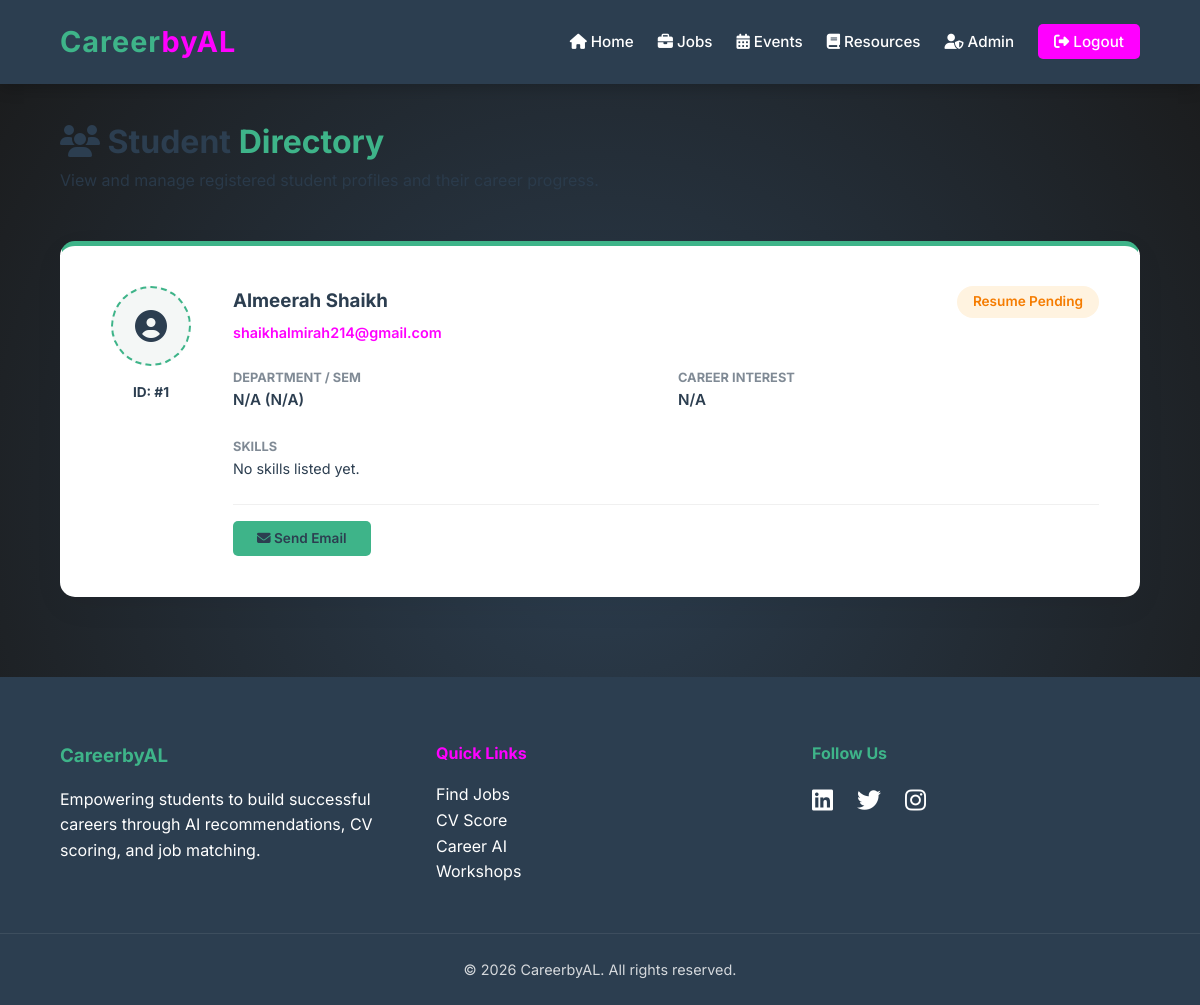
The page /manage_users (signed in) on the database its author committed.
### tables this page shows
CREATE TABLE users (
            id INTEGER PRIMARY KEY AUTOINCREMENT,
            name TEXT NOT NULL,
            email TEXT UNIQUE NOT NULL,
            password TEXT NOT NULL,
            department TEXT,
            semester TEXT,
            skills TEXT,
            career_interest TEXT,
            resume TEXT,
            profile_image TEXT
        );

### app.py (the view)
@app.route("/manage_users")
def manage_users():
    if not session.get("admin"): return redirect(url_for("admin_login"))
    conn = get_db_connection()
    users = conn.execute("SELECT * FROM users").fetchall()
    conn.close()
    return render_template("manage_users.html", users=users)

### app.py (called while the page is built)
def get_db_connection():
    conn = sqlite3.connect("cms.db")
    conn.row_factory = sqlite3.Row
    return conn

@app.context_processor
def inject_user():
    user = None
    if 'user_id' in session:
        conn = get_db_connection()
        user = conn.execute("SELECT * FROM users WHERE id = ?", (session['user_id'],)).fetchone()
        conn.close()
    return dict(user=user)

### templates/manage_users.html (shortened to what this page needs)
{% extends "base.html" %}
{% block content %}
<div style="margin-bottom: 3rem;">
    <h1 style="color: var(--charcoal);"><i class="fas fa-users"></i> Student <span class="mint-text">Directory</span></h1>
    <p style="opacity: 0.8;">View and manage registered student profiles and their career progress.</p>
</div>
<div class="cards">
    {% for user in users %}
        <div class="card" style="display: flex; gap: 2rem; align-items: start; border-top: 5px solid var(--mint);">
            <div style="text-align: center; width: 100px;">
                {% if user.profile_image %}
                    <img src="{{ url_for('static', filename='profiles/' + user.profile_image) }}" alt="Profile" style="width: 80px; height: 80px; border-radius: 50%; object-fit: cover; border: 2px solid var(--mint);">
                {% else %}
                    <div style="width: 80px; height: 80px; border-radius: 50%; background: var(--light-gray); display: flex; align-items: center; justify-content: center; margin: 0 auto; color: var(--charcoal); border: 2px dashed var(--mint);">
                        <i class="fas fa-user-circle fa-2x"></i>
                    </div>
                {% endif %}
                <p style="font-weight: 700; font-size: 0.85rem; margin-top: 1rem;">ID: #{{ user.id }}</p>
            </div>
            <div style="flex: 1;">
                <div style="display: flex; justify-content: space-between; align-items: flex-start; margin-bottom: 1.5rem;">
                    <div>
                        <h3 style="margin-bottom: 0.3rem; color: var(--charcoal);">{{ user.name }}</h3>
                        <p style="font-size: 0.9rem; font-weight: 600; color: var(--fuchsia);">{{ user.email }}</p>
                    </div>
                    {% if user.resume %}
                        <span class="status-pill status-shortlisted">Resume Uploaded</span>
                    {% else %}
                        <span class="status-pill status-under-review">Resume Pending</span>
                    {% endif %}
                </div>
                <div class="profile-details-grid" style="display: grid; grid-template-columns: 1fr 1fr; gap: 1.5rem; margin-bottom: 1.5rem;">
                    <div>
                        <p style="font-size: 0.8rem; font-weight: 700; opacity: 0.6; text-transform: uppercase;">Department / Sem</p>
                        <p style="font-size: 0.95rem; font-weight: 600;">{{ user.department or 'N/A' }} ({{ user.semester or 'N/A' }})</p>
                    </div>
                    <div>
                        <p style="font-size: 0.8rem; font-weight: 700; opacity: 0.6; text-transform: uppercase;">Career Interest</p>
                        <p style="font-size: 0.95rem; font-weight: 600;">{{ user.career_interest or 'N/A' }}</p>
                    </div>
                </div>
                <div style="margin-bottom: 1.5rem;">
                    <p style="font-size: 0.8rem; font-weight: 700; opacity: 0.6; text-transform: uppercase;">Skills</p>
                    <p style="font-size: 0.9rem;">{{ user.skills or 'No skills listed yet.' }}</p>
                </div>
                <div style="display: flex; gap: 1rem; padding-top: 1rem; border-top: 1px solid #f0f0f0;">
                    <a href="mailto:{{ user.email }}" class="btn" style="padding: 0.4rem 1.5rem; border-radius: 5px; font-size: 0.85rem;"><i class="fas fa-envelope"></i> Send Email</a>
                </div>
            </div>
        </div>
    {% else %}
        <div class="card" style="grid-column: 1 / -1; text-align: center; padding: 4rem;">
            <i class="fas fa-user-times fa-4x" style="color: var(--mint); margin-bottom: 1.5rem; opacity: 0.5;"></i>
            <h3>No students found.</h3>
            <p>Once students register, their profiles will appear here for management.</p>
        </div>
    {% endfor %}
</div>
{% endblock %}

### static/style.css (style rules this page uses)
:root { --charcoal: #2c3e50; --mint: #3eb489; --black: #1a1a1a; --fuchsia: #ff00ff; --white: #ffffff; --light-gray: #f4f7f6; --dark-mint: #2e8b57; --glass-bg: rgba(255, 255, 255, 0.1); --glass-border: rgba(255, 255, 255, 0.2); --transition: all 0.3s cubic-bezier(0.4, 0, 0.2, 1); }
* { margin: 0; padding: 0; box-sizing: border-box; }
body { font-family: 'Inter', sans-serif; background: radial-gradient(circle at 50% 50%, #2c3e50, #1a1a1a); color: var(--charcoal); line-height: 1.6; overflow-x: hidden; perspective: 1500px; }
a { text-decoration: none; color: inherit; }
.mint-text { color: var(--mint); }
.btn { background: var(--mint); color: var(--charcoal); padding: 0.8rem 1.8rem; border-radius: 30px; font-weight: 600; transition: var(--transition); border: none; cursor: pointer; display: inline-block; }
.cards { display: grid; grid-template-columns: repeat(auto-fit, minmax(300px, 1fr)); gap: 2rem; margin: 2rem 0; }
.card { background: var(--white); padding: 2.5rem; border-radius: 15px; box-shadow: 0 10px 30px rgba(0, 0, 0, 0.05); transition: var(--transition); border: 1px solid transparent; }
.card h3 { color: var(--charcoal); margin-bottom: 1rem; }
.status-pill { padding: 0.3rem 1rem; border-radius: 20px; font-size: 0.85rem; font-weight: 600; }
.status-under-review { background: #fff3e0; color: #f57c00; }

### rows shown on the page
users: id "1", name "Almeerah Shaikh", email "shaikhalmirah214@gmail.com", department "N/A", semester "N/A", career_interest "N/A", skills "No skills listed yet."
